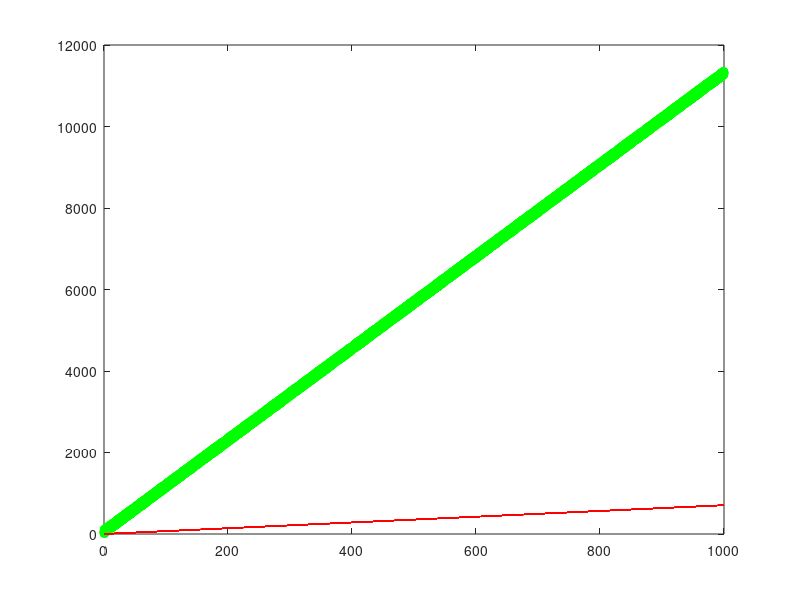
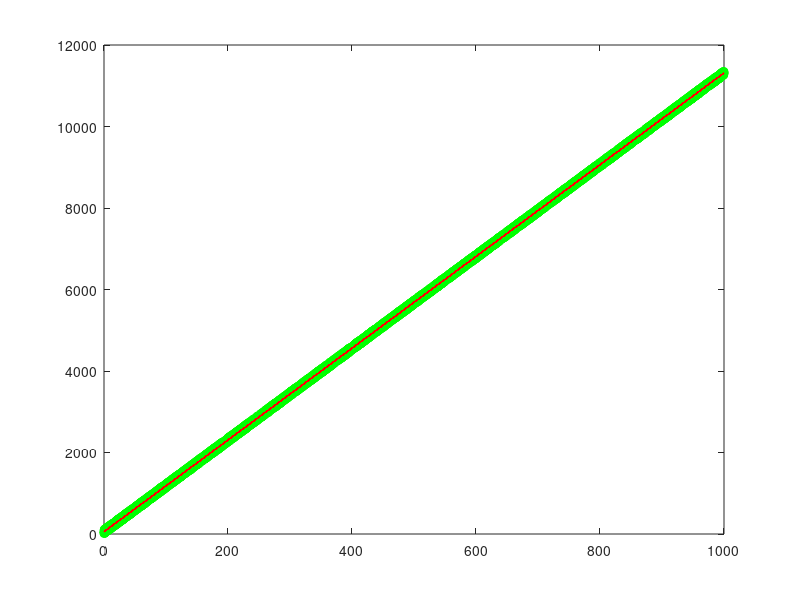
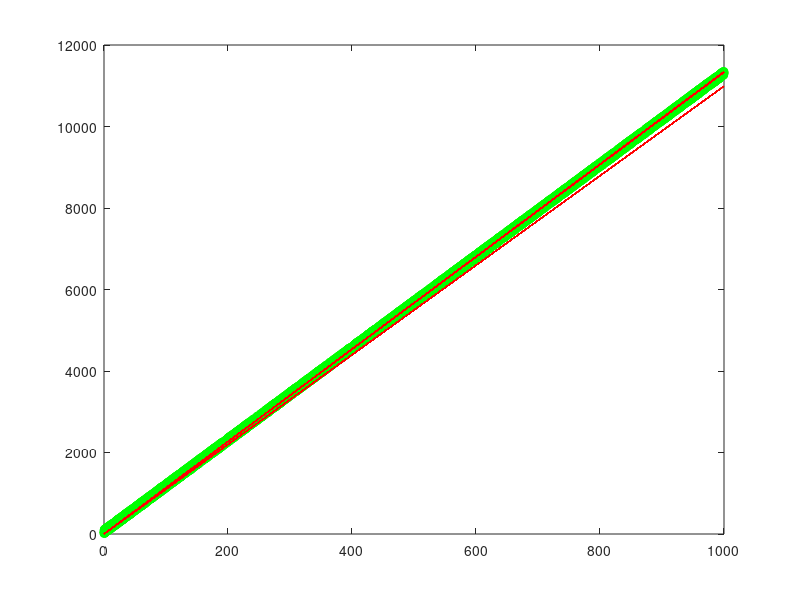
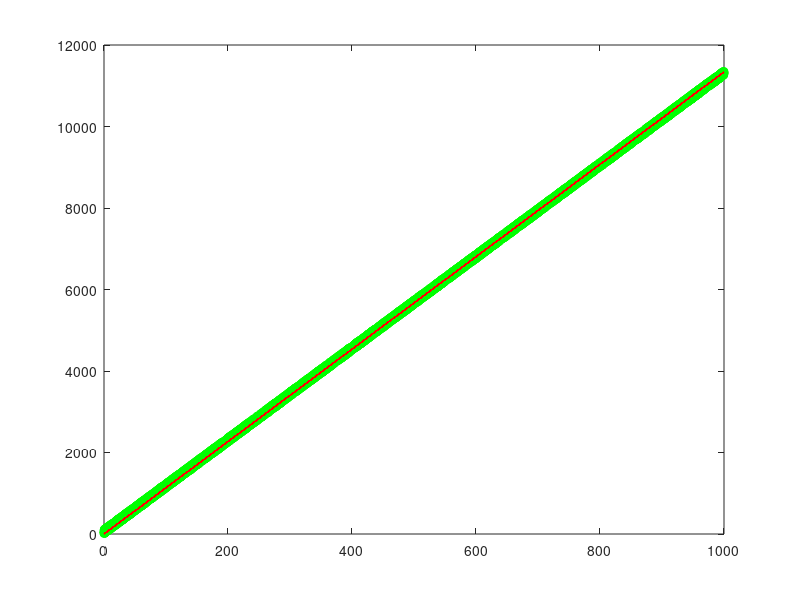

Here is the MATLAB script that generated these plots, in order:
#STEP-1
data=csvread("train.csv");
#data
X_train=data(:,1);
X_train = X_train(2:end, :);
#X_train

Y_train=data(:,2);
Y_train = Y_train(2:end, :);
#Y_train

a=size(X_train);
#a(1)
one = ones(a(1),1);
X_train=[one,X_train];

#STEP-2
w=rand(2,1);

#STEP-3
figure(1)
plot(data(2:end,1), data(2:end,2),'go')
hold on
plot(data(2:end,1),(X_train*w),'r')
figure(2)
#size(data(2:end,1))
#size(X_train)
#size(w)
#size(X_train*w)
#size(X_train)
#size(X_train')
#size(Y_train)

#STEP-4
w_direct=inv(X_train'*X_train)*X_train'*Y_train;
plot(data(2:end,1), data(2:end,2),'go')
hold on
plot(data(2:end,1),(X_train*w_direct),'r')

#STEP-5
eta=0.00000001;
#disp(size(X_train(1)*w))
#disp(size(Y_train))
#disp(size(w))
#a(1)
figure(3)
plot(data(2:end,1), data(2:end,2),'go')
hold on
for i = 1:2
	for j = 1:a(1)
		b = eta*((X_train(j,:)*w)-Y_train(j)).*X_train(j,:)
		w = w - b'
		if (mod(j,1000) == 0)
			plot(data(2:end,1),(X_train*w),'r')
      hold on
    endif
   endfor
endfor

#STEP-6
figure(4)
plot(data(2:end,1), data(2:end,2),'go')
hold on
plot(data(2:end,1),(X_train*w),'r')

#STEP-7

data1=csvread("train.csv");
X_test=data1(:,1);
X_test = X_test(2:end, :);

Y_test=data1(:,2);
Y_test = Y_test(2:end, :);

a1=size(X_test);
one1 = ones(a1(1),1);
X_test=[one1,X_test];

function  ret = rms(predictions, targets,a1)
    ret = sqrt(sum(((predictions - targets)')*((predictions - targets)))/a1(1));
endfunction

Y_pred1=X_test*w;
rmse1=rms(Y_pred1,Y_test,a1);
#printf("rmse1=%f", rmse1)

Y_pred2=X_test*w_direct;
rmse2=rms(Y_pred2,Y_test,a1);

printf("rmse1=%f rmse2=%f", rmse1,rmse2)